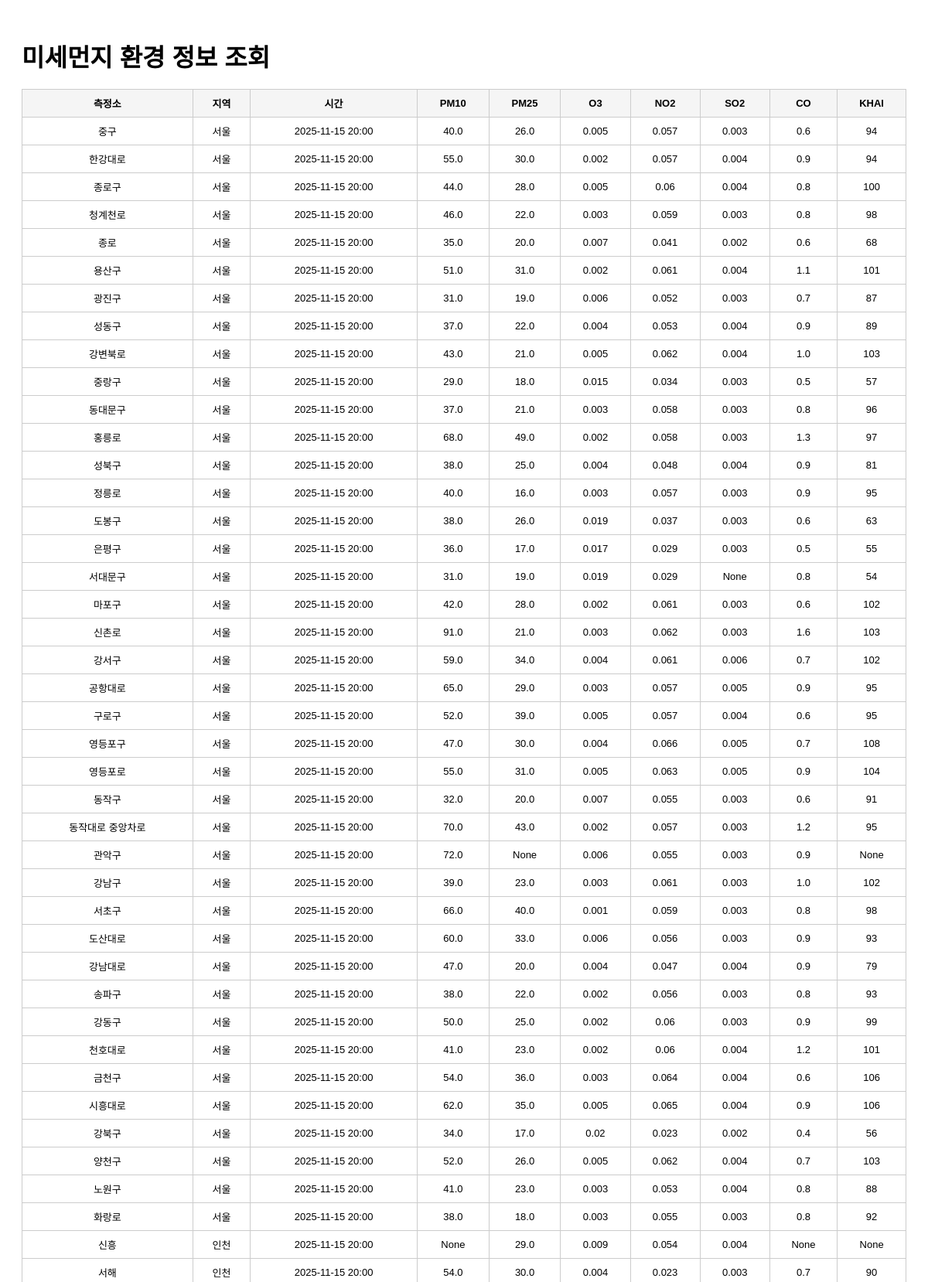
Page /list (upper part) on the committed database.
### tables this page shows
CREATE TABLE air_quality (
    id        INTEGER PRIMARY KEY AUTOINCREMENT,
    station   TEXT,
    sido      TEXT,
    dataTime  TEXT,
    pm10      REAL,
    pm25      REAL,
    o3        REAL,
    no2       REAL,
    so2       REAL,
    co        REAL,
    khai      INTEGER
);

### app.py (the view)
@app.route("/list")
def list_data():
    page = int(request.args.get("page", 1))
    per_page = 100  # 페이지당 100개
    offset = (page - 1) * per_page
    conn = sqlite3.connect(DB_PATH)
    cur = conn.cursor()
    cur.execute("""
        SELECT station, sido, dataTime, pm10, pm25, o3, no2, so2, co, khai
        FROM air_quality
        ORDER BY dataTime DESC
        LIMIT ? OFFSET ?
    """, (per_page + 1, offset))
    rows = cur.fetchall()
    conn.close()
    has_next = len(rows) > per_page
    rows = rows[:per_page]
    return render_template(
        "list.html",
        rows=rows,
        page=page,
        has_next=has_next
    )

### templates/list.html (shortened to what this page needs)
<!DOCTYPE html>
<html lang="ko">
<head>
</head>
<body>
    <h1>미세먼지 환경 정보 조회</h1>
    <table>
        <tr>
            <th>측정소</th>
            <th>지역</th>
            <th>시간</th>
            <th>PM10</th>
            <th>PM25</th>
            <th>O3</th>
            <th>NO2</th>
            <th>SO2</th>
            <th>CO</th>
            <th>KHAI</th>
        </tr>
        {% for row in rows %}
        <tr>
            <td>{{ row[0] }}</td>
            <td>{{ row[1] }}</td>
            <td>{{ row[2] }}</td>
            <td>{{ row[3] }}</td>
            <td>{{ row[4] }}</td>
            <td>{{ row[5] }}</td>
            <td>{{ row[6] }}</td>
            <td>{{ row[7] }}</td>
            <td>{{ row[8] }}</td>
            <td>{{ row[9] }}</td>
        </tr>
        {% endfor %}
    </table>
</body>
</html>

### templates/list.html (style rules this page uses)
body { font-family: Arial, sans-serif; padding: 20px; }
h1 { margin-bottom: 20px; }
table { width: 100%; border-collapse: collapse; margin-bottom: 20px; }
th, td { border: 1px solid #ccc; padding: 8px; text-align: center; font-size: 13px; }
th { background: #f5f5f5; }

### rows in the picture
air_quality: station "중구", sido "서울", dataTime "2025-11-15 20:00", pm10 "40.0", pm25 "26.0", o3 "0.005", no2 "0.057", so2 "0.003", co "0.6", khai "94"
air_quality: station "한강대로", sido "서울", dataTime "2025-11-15 20:00", pm10 "55.0", pm25 "30.0", o3 "0.002", no2 "0.057", so2 "0.004", co "0.9", khai "94"
air_quality: station "종로구", sido "서울", dataTime "2025-11-15 20:00", pm10 "44.0", pm25 "28.0", o3 "0.005", no2 "0.06", so2 "0.004", co "0.8", khai "100"
air_quality: station "청계천로", sido "서울", dataTime "2025-11-15 20:00", pm10 "46.0", pm25 "22.0", o3 "0.003", no2 "0.059", so2 "0.003", co "0.8", khai "98"
air_quality: station "종로", sido "서울", dataTime "2025-11-15 20:00", pm10 "35.0", pm25 "20.0", o3 "0.007", no2 "0.041", so2 "0.002", co "0.6", khai "68"
air_quality: station "용산구", sido "서울", dataTime "2025-11-15 20:00", pm10 "51.0", pm25 "31.0", o3 "0.002", no2 "0.061", so2 "0.004", co "1.1", khai "101"
air_quality: station "광진구", sido "서울", dataTime "2025-11-15 20:00", pm10 "31.0", pm25 "19.0", o3 "0.006", no2 "0.052", so2 "0.003", co "0.7", khai "87"
air_quality: station "성동구", sido "서울", dataTime "2025-11-15 20:00", pm10 "37.0", pm25 "22.0", o3 "0.004", no2 "0.053", so2 "0.004", co "0.9", khai "89"
air_quality: station "강변북로", sido "서울", dataTime "2025-11-15 20:00", pm10 "43.0", pm25 "21.0", o3 "0.005", no2 "0.062", so2 "0.004", co "1.0", khai "103"
air_quality: station "중랑구", sido "서울", dataTime "2025-11-15 20:00", pm10 "29.0", pm25 "18.0", o3 "0.015", no2 "0.034", so2 "0.003", co "0.5", khai "57"
air_quality: station "동대문구", sido "서울", dataTime "2025-11-15 20:00", pm10 "37.0", pm25 "21.0", o3 "0.003", no2 "0.058", so2 "0.003", co "0.8", khai "96"
air_quality: station "홍릉로", sido "서울", dataTime "2025-11-15 20:00", pm10 "68.0", pm25 "49.0", o3 "0.002", no2 "0.058", so2 "0.003", co "1.3", khai "97"
air_quality: station "성북구", sido "서울", dataTime "2025-11-15 20:00", pm10 "38.0", pm25 "25.0", o3 "0.004", no2 "0.048", so2 "0.004", co "0.9", khai "81"
air_quality: station "정릉로", sido "서울", dataTime "2025-11-15 20:00", pm10 "40.0", pm25 "16.0", o3 "0.003", no2 "0.057", so2 "0.003", co "0.9", khai "95"
air_quality: station "도봉구", sido "서울", dataTime "2025-11-15 20:00", pm10 "38.0", pm25 "26.0", o3 "0.019", no2 "0.037", so2 "0.003", co "0.6", khai "63"
air_quality: station "은평구", sido "서울", dataTime "2025-11-15 20:00", pm10 "36.0", pm25 "17.0", o3 "0.017", no2 "0.029", so2 "0.003", co "0.5", khai "55"
air_quality: station "서대문구", sido "서울", dataTime "2025-11-15 20:00", pm10 "31.0", pm25 "19.0", o3 "0.019", no2 "0.029", row "None", co "0.8", khai "54"
air_quality: station "마포구", sido "서울", dataTime "2025-11-15 20:00", pm10 "42.0", pm25 "28.0", o3 "0.002", no2 "0.061", so2 "0.003", co "0.6", khai "102"
air_quality: station "신촌로", sido "서울", dataTime "2025-11-15 20:00", pm10 "91.0", pm25 "21.0", o3 "0.003", no2 "0.062", so2 "0.003", co "1.6", khai "103"
air_quality: station "강서구", sido "서울", dataTime "2025-11-15 20:00", pm10 "59.0", pm25 "34.0", o3 "0.004", no2 "0.061", so2 "0.006", co "0.7", khai "102"
air_quality: station "공항대로", sido "서울", dataTime "2025-11-15 20:00", pm10 "65.0", pm25 "29.0", o3 "0.003", no2 "0.057", so2 "0.005", co "0.9", khai "95"
air_quality: station "구로구", sido "서울", dataTime "2025-11-15 20:00", pm10 "52.0", pm25 "39.0", o3 "0.005", no2 "0.057", so2 "0.004", co "0.6", khai "95"
air_quality: station "영등포구", sido "서울", dataTime "2025-11-15 20:00", pm10 "47.0", pm25 "30.0", o3 "0.004", no2 "0.066", so2 "0.005", co "0.7", khai "108"
air_quality: station "영등포로", sido "서울", dataTime "2025-11-15 20:00", pm10 "55.0", pm25 "31.0", o3 "0.005", no2 "0.063", so2 "0.005", co "0.9", khai "104"
air_quality: station "동작구", sido "서울", dataTime "2025-11-15 20:00", pm10 "32.0", pm25 "20.0", o3 "0.007", no2 "0.055", so2 "0.003", co "0.6", khai "91"
air_quality: station "동작대로 중앙차로", sido "서울", dataTime "2025-11-15 20:00", pm10 "70.0", pm25 "43.0", o3 "0.002", no2 "0.057", so2 "0.003", co "1.2", khai "95"
air_quality: station "관악구", sido "서울", dataTime "2025-11-15 20:00", pm10 "72.0", row "None", o3 "0.006", no2 "0.055", so2 "0.003", co "0.9"
air_quality: station "강남구", sido "서울", dataTime "2025-11-15 20:00", pm10 "39.0", pm25 "23.0", o3 "0.003", no2 "0.061", so2 "0.003", co "1.0", khai "102"
air_quality: station "서초구", sido "서울", dataTime "2025-11-15 20:00", pm10 "66.0", pm25 "40.0", o3 "0.001", no2 "0.059", so2 "0.003", co "0.8", khai "98"
air_quality: station "도산대로", sido "서울", dataTime "2025-11-15 20:00", pm10 "60.0", pm25 "33.0", o3 "0.006", no2 "0.056", so2 "0.003", co "0.9", khai "93"
air_quality: station "강남대로", sido "서울", dataTime "2025-11-15 20:00", pm10 "47.0", pm25 "20.0", o3 "0.004", no2 "0.047", so2 "0.004", co "0.9", khai "79"
air_quality: station "송파구", sido "서울", dataTime "2025-11-15 20:00", pm10 "38.0", pm25 "22.0", o3 "0.002", no2 "0.056", so2 "0.003", co "0.8", khai "93"
air_quality: station "강동구", sido "서울", dataTime "2025-11-15 20:00", pm10 "50.0", pm25 "25.0", o3 "0.002", no2 "0.06", so2 "0.003", co "0.9", khai "99"
air_quality: station "천호대로", sido "서울", dataTime "2025-11-15 20:00", pm10 "41.0", pm25 "23.0", o3 "0.002", no2 "0.06", so2 "0.004", co "1.2", khai "101"
air_quality: station "금천구", sido "서울", dataTime "2025-11-15 20:00", pm10 "54.0", pm25 "36.0", o3 "0.003", no2 "0.064", so2 "0.004", co "0.6", khai "106"
air_quality: station "시흥대로", sido "서울", dataTime "2025-11-15 20:00", pm10 "62.0", pm25 "35.0", o3 "0.005", no2 "0.065", so2 "0.004", co "0.9", khai "106"
air_quality: station "강북구", sido "서울", dataTime "2025-11-15 20:00", pm10 "34.0", pm25 "17.0", o3 "0.02", no2 "0.023", so2 "0.002", co "0.4", khai "56"
air_quality: station "양천구", sido "서울", dataTime "2025-11-15 20:00", pm10 "52.0", pm25 "26.0", o3 "0.005", no2 "0.062", so2 "0.004", co "0.7", khai "103"
air_quality: station "노원구", sido "서울", dataTime "2025-11-15 20:00", pm10 "41.0", pm25 "23.0", o3 "0.003", no2 "0.053", so2 "0.004", co "0.8", khai "88"
air_quality: station "화랑로", sido "서울", dataTime "2025-11-15 20:00", pm10 "38.0", pm25 "18.0", o3 "0.003", no2 "0.055", so2 "0.003", co "0.8", khai "92"
air_quality: station "신흥", sido "인천", dataTime "2025-11-15 20:00", row "None", pm25 "29.0", o3 "0.009", no2 "0.054", so2 "0.004"
air_quality: station "서해", sido "인천", dataTime "2025-11-15 20:00", pm10 "54.0", pm25 "30.0", o3 "0.004", no2 "0.023", so2 "0.003", co "0.7", khai "90"
